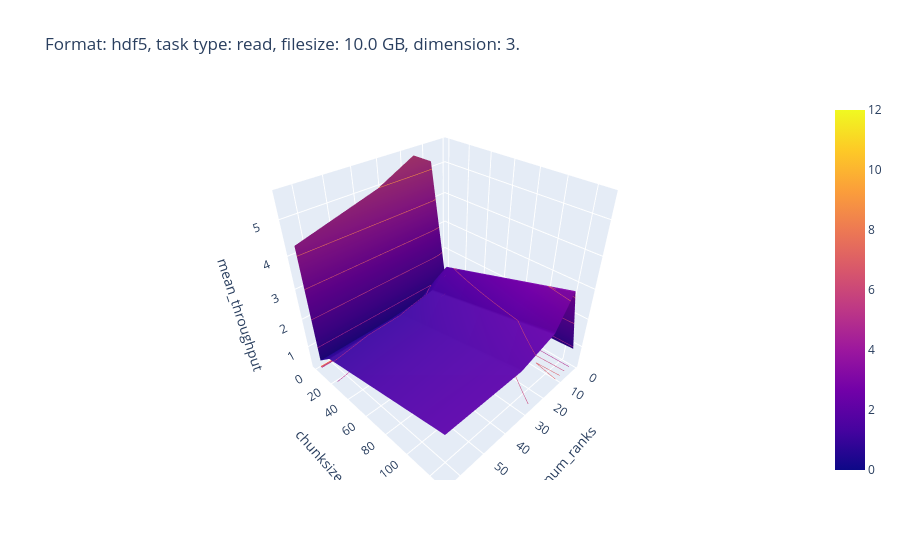
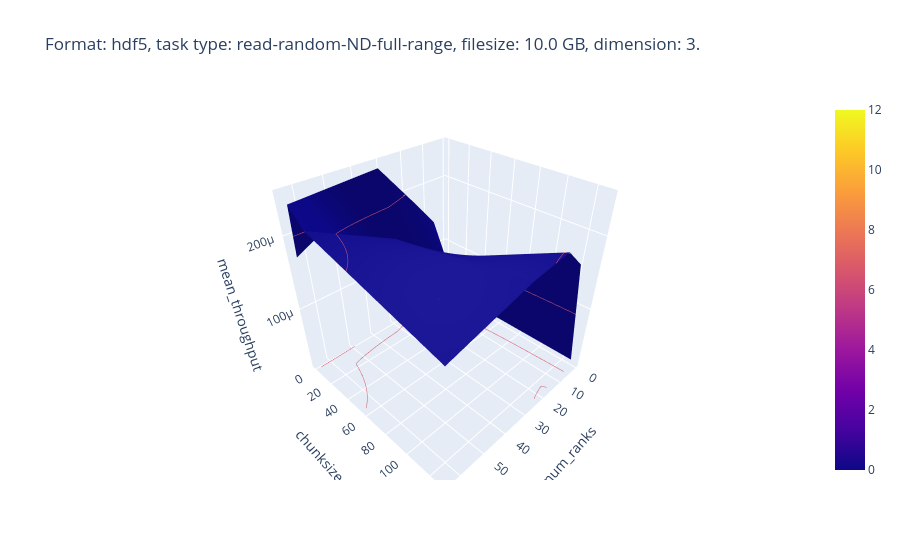
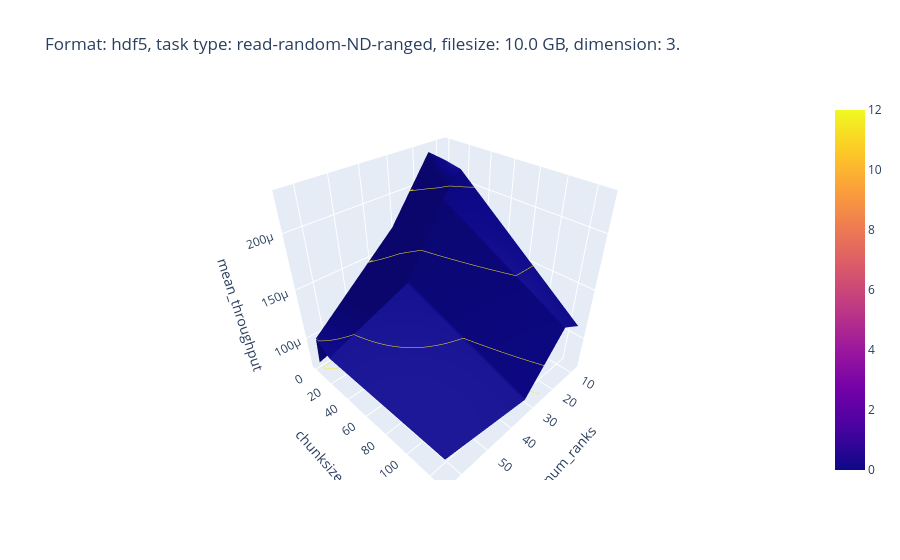
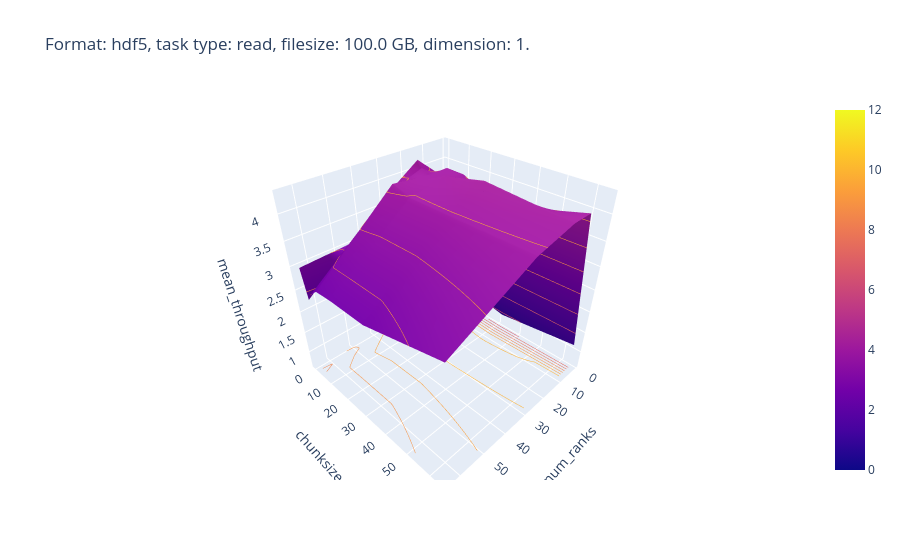

Write notebook code for charts like these, in order.
### Code cell
import numpy as np
import plotly.graph_objects as go

for format in tmp["format"].sort_values().unique():
    for filesize in tmp["total_filesize"].sort_values().unique():
        for task_type in tmp["task_type"].sort_values().unique():
            for dim in tmp["dimensions"].sort_values().unique():
                sub_set: pd.DataFrame = tmp[
                    (tmp["format"] == format)
                    & (tmp["total_filesize"] == filesize)
                    & (tmp["task_type"] == task_type)
                    & (tmp["dimensions"] == dim)
                ]

                new_df = pd.DataFrame()
                for chunksize in sub_set["filesize_per_chunk"].sort_values().unique():
                    for ranks in sub_set["num_ranks"].sort_values().unique():
                        chunk_set: pd.DataFrame = sub_set[
                            (sub_set["filesize_per_chunk"] == chunksize)
                            & (sub_set["num_ranks"] == ranks)
                        ]
                        mean_throughput = np.mean(chunk_set["throughput_total"])
                        tmp2 = pd.DataFrame(
                            {
                                "mean_throughput": [mean_throughput],
                                "filesize_per_chunk": [chunksize],
                                "num_ranks": [ranks],
                            }
                        )
                        new_df = pd.concat([new_df, tmp2])

                try:
                    chunks: pd.Series = new_df["filesize_per_chunk"]
                    num_ranks: pd.Series = new_df["num_ranks"]
                    mean_throughputs = np.array(new_df["mean_throughput"]).reshape(
                        len(chunks.unique()), len(num_ranks.unique())
                    )

                    fig = go.Figure(
                        data=[
                            go.Surface(
                                z=mean_throughputs,
                                x=num_ranks.unique(),
                                y=chunks.unique(),
                                cmin=0,
                                cmax=12,
                            )
                        ]
                    )
                    fig.update_traces(
                        contours_z={
                            "show": True,
                            "usecolormap": True,
                            "highlightcolor": "limegreen",
                            "project_z": True,
                        }
                    )
                    fig.update_layout(
                        title={
                            "text": f"Format: {format}, task type: {task_type}, filesize: {filesize} GB, dimension: {dim}."
                        },
                        scene={
                            "xaxis": {"title": "num_ranks"},
                            "yaxis": {"title": "chunksize"},
                            "zaxis": {"title": "mean_throughput"},
                        },
                    )

                    fig.show()

                except KeyError:
                    pass

### Figure 1 — Plotly figure (JSON) as saved in the notebook; plotly's stock layout.template omitted (floating-point values rounded to 4 significant figures)
{"data": [{"cmax": 12, "cmin": 0, "contours": {"z": {"highlightcolor": "limegreen", "project": {"z": true}, "show": true, "usecolormap": true}}, "type": "surface", "x": [1, 8, 16, 32, 64], "y": [0.0, 2.0, 16.0, 128.0], "z": [[1.016, 5.239, 5.572, 4.986, 4.292], [0.3794, 1.11, 0.6787, 0.5495, 0.5089], [0.5899, 1.912, 1.315, 1.043, 0.9564], [0.9099, 3.23, 2.235, 1.839, 1.858]]}], "layout": {"scene": {"xaxis": {"title": {"text": "num_ranks"}}, "yaxis": {"title": {"text": "chunksize"}}, "zaxis": {"title": {"text": "mean_throughput"}}}, "title": {"text": "Format: hdf5, task type: read, filesize: 10.0 GB, dimension: 3."}}}

### Figure 2 — Plotly figure (JSON) as saved in the notebook; plotly's stock layout.template omitted (floating-point values rounded to 4 significant figures)
{"data": [{"cmax": 12, "cmin": 0, "contours": {"z": {"highlightcolor": "limegreen", "project": {"z": true}, "show": true, "usecolormap": true}}, "type": "surface", "x": [1, 8, 16, 32, 64], "y": [0.0, 2.0, 16.0, 128.0], "z": [[6.593e-05, 8.786e-05, 0.0001247, 0.0002314, 0.0001728], [1.175e-05, 0.0001438, 0.0001784, 0.0002452, 0.0002379], [1.629e-05, 9.161e-05, 0.0001089, 0.0001613, 0.0002169], [1.678e-05, 0.000175, 0.0002028, 0.0001956, 0.0001679]]}], "layout": {"scene": {"xaxis": {"title": {"text": "num_ranks"}}, "yaxis": {"title": {"text": "chunksize"}}, "zaxis": {"title": {"text": "mean_throughput"}}}, "title": {"text": "Format: hdf5, task type: read-random-ND-full-range, filesize: 10.0 GB, dimension: 3."}}}

### Figure 3 — Plotly figure (JSON) as saved in the notebook; plotly's stock layout.template omitted (floating-point values rounded to 4 significant figures)
{"data": [{"cmax": 12, "cmin": 0, "contours": {"z": {"highlightcolor": "limegreen", "project": {"z": true}, "show": true, "usecolormap": true}}, "type": "surface", "x": [8, 16, 32, 64], "y": [0.0, 2.0, 16.0, 128.0], "z": [[0.0001824, 0.0001957, 9.654e-05, 7.201e-05], [0.0002149, 0.0002284, 0.0001729, 0.0001013], [0.000212, 0.0001911, 0.0001235, 9.014e-05], [0.0001135, 0.0001251, 7.722e-05, 9.075e-05]]}], "layout": {"scene": {"xaxis": {"title": {"text": "num_ranks"}}, "yaxis": {"title": {"text": "chunksize"}}, "zaxis": {"title": {"text": "mean_throughput"}}}, "title": {"text": "Format: hdf5, task type: read-random-ND-ranged, filesize: 10.0 GB, dimension: 3."}}}

### Figure 4 — Plotly figure (JSON) as saved in the notebook; plotly's stock layout.template omitted (floating-point values rounded to 4 significant figures)
{"data": [{"cmax": 12, "cmin": 0, "contours": {"z": {"highlightcolor": "limegreen", "project": {"z": true}, "show": true, "usecolormap": true}}, "type": "surface", "x": [1, 8, 16, 32, 64], "y": [0.0, 2.0, 4.0, 8.0, 16.0, 32.0, 64.0], "z": [[0.7065, 3.699, 3.255, 3.052, 2.971], [0.8923, 3.891, 4.237, 3.702, 2.337], [1.102, 3.84, 4.104, 3.825, 2.508], [0.7405, 4.047, 4.033, 4.112, 2.687], [1.097, 4.036, 4.12, 3.981, 2.722], [0.9321, 3.687, 4.295, 3.963, 2.733], [1.174, 4.147, 4.142, 3.95, 3.172]]}], "layout": {"scene": {"xaxis": {"title": {"text": "num_ranks"}}, "yaxis": {"title": {"text": "chunksize"}}, "zaxis": {"title": {"text": "mean_throughput"}}}, "title": {"text": "Format: hdf5, task type: read, filesize: 100.0 GB, dimension: 1."}}}
